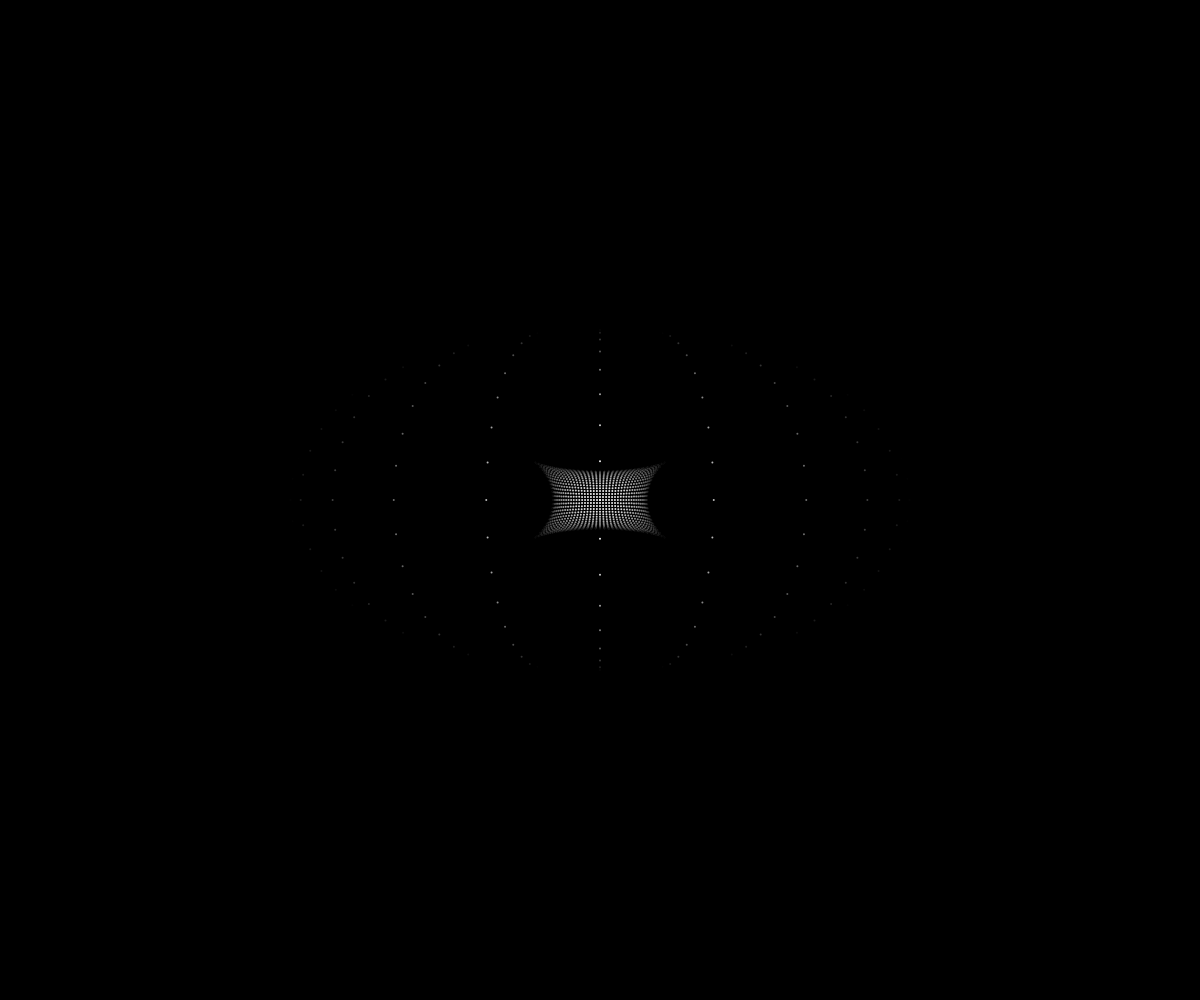
Frame 1 (no input)
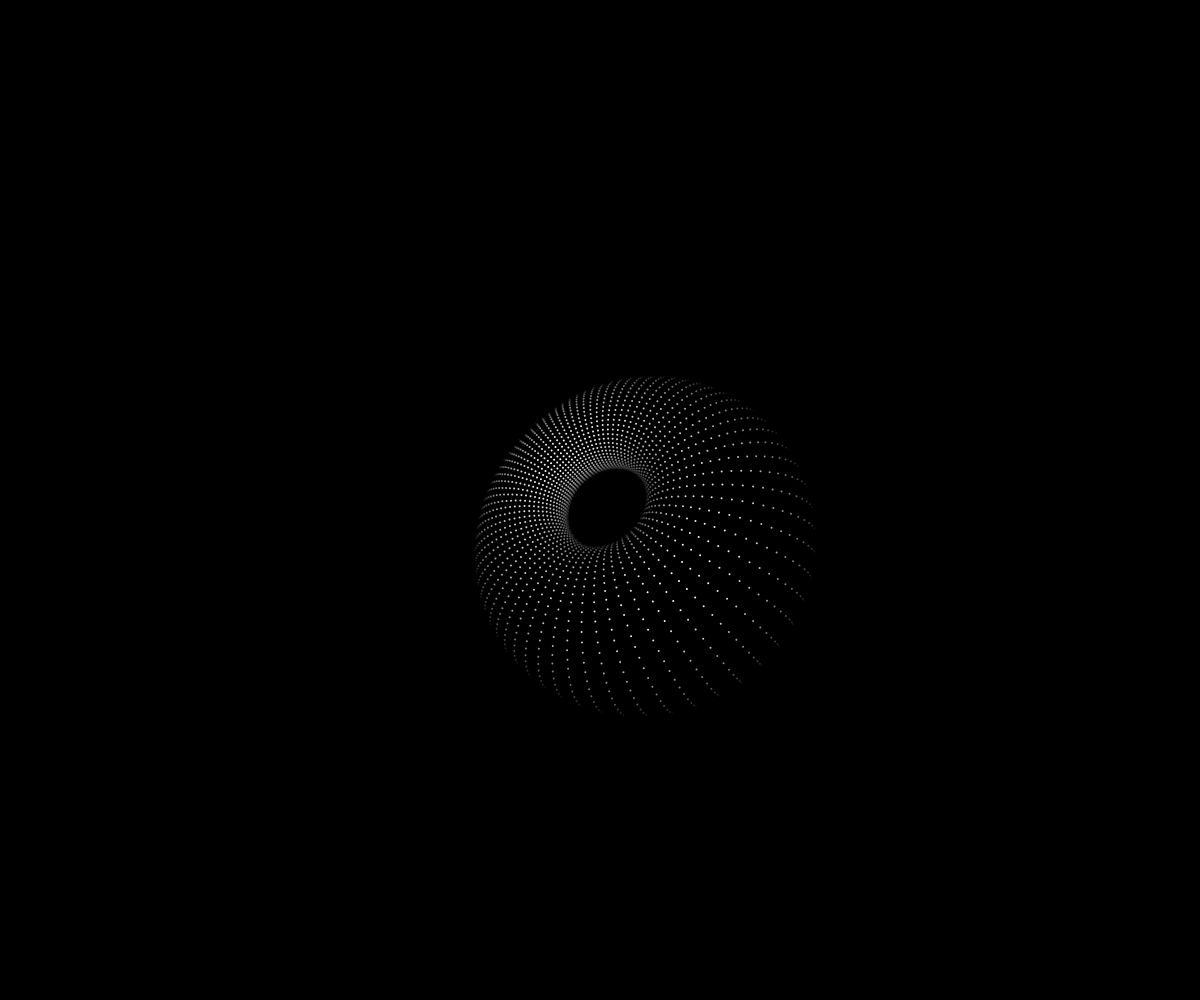
Frame 60 (no input)
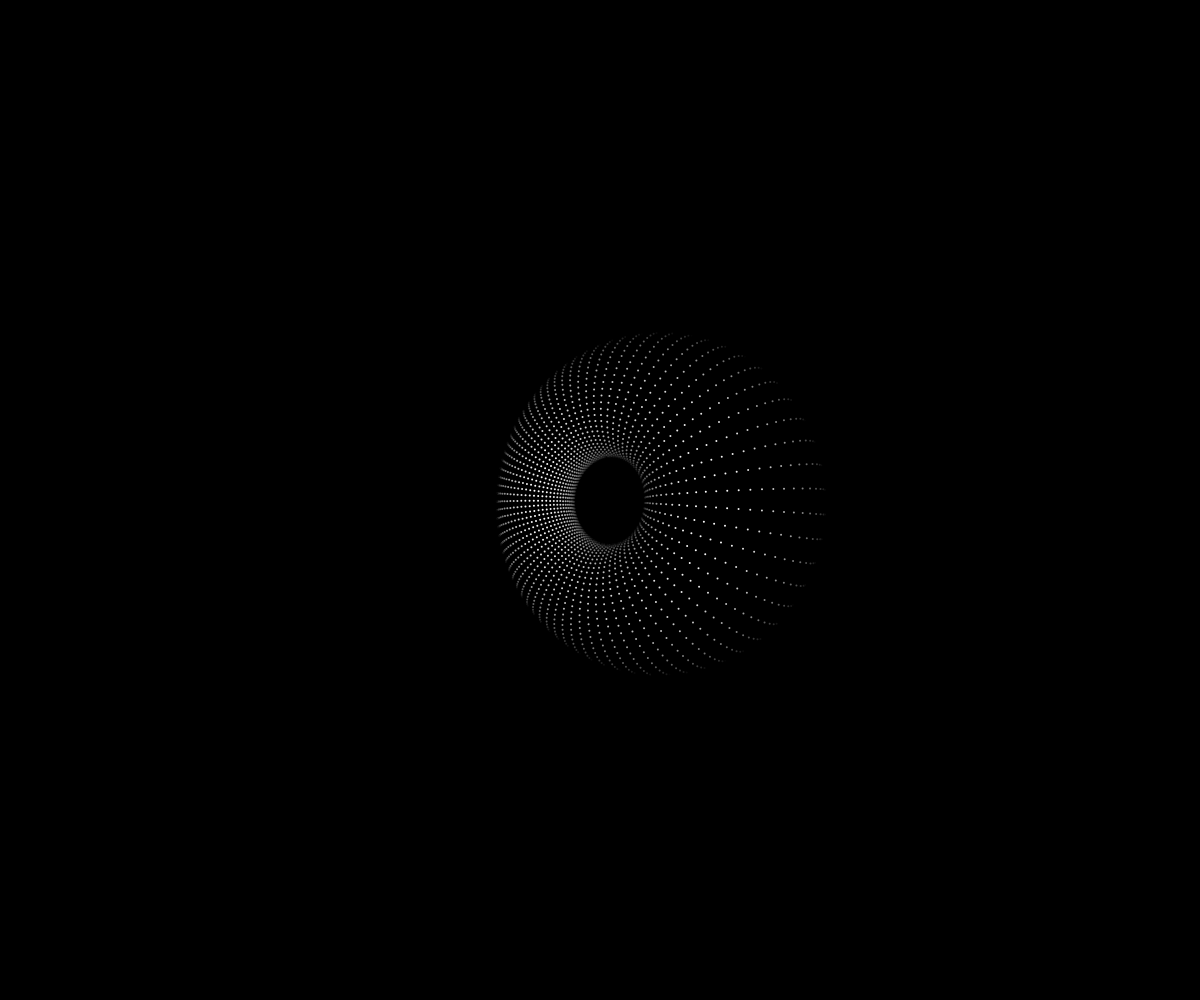
Frame 120 (the mouse pressed at the canvas centre since frame 60)

The p5.js sketch that drew these frames (run headless with seeded random() and noise() and a simulated clock; from frame 60 on, the mouse is pressed at the canvas centre):

// p5.js sketch
// ── sketch.js
const deg = 180;
let orig = [];
let x, y, z, xp, yp;

const zp = 150;
const dtheta = 5;
const dalpha = 5;
const dbeta = 1;
const dphi = 2.3;

const x0 = 0, y0 = 0, z0 = 1000;

let r1 = 600, r2 = 300;
let counter = 0;
let light = [0, 0, 0];
let a, b;

function setup() {
  createCanvas(windowWidth, windowHeight);
  angleMode(DEGREES);

  for (let j = 0; j < (2 * deg) / dtheta; j++) {
    x = x0 + (r1 + r2 * cos(j * dtheta));
    y = y0 + r2 * sin(j * dtheta);
    z = z0;
    orig.push([x, y, z]);
  }
}

function draw() {
  background(0);
  translate(width / 2, height / 2);
  scale(1, -1);
  noStroke();

  let torus = [];
  let torus2 = [];

  for (let i = 0; i < (2 * deg) / dalpha; i++) {
    let circ = [];

    for (let j = 0; j < orig.length; j++) {
      x = x0 + (orig[j][0] - x0) * cos(i * dalpha) + (orig[j][2] - z0) * sin(i * dalpha);
      y = y0 + (orig[j][1] - y0);
      z = z0 + (orig[j][0] - x0) * sin(i * dalpha) + (orig[j][2] - z0) * cos(i * dalpha);
      circ.push([x, y, z]);
    }

    torus.push(circ);
  }

  for (let i = 0; i < torus.length; i++) {
    let circ2 = [];

    for (let j = 0; j < torus[i].length; j++) {
      let xx = torus[i][j][0];
      let yx = (torus[i][j][1] - y0) * cos(dbeta * counter) - (torus[i][j][2] - z0) * sin(dbeta * counter);
      let zx = (torus[i][j][1] - y0) * sin(dbeta * counter) + (torus[i][j][2] - z0) * cos(dbeta * counter);

      let x1 = xx * cos(dphi * counter) + yx * sin(dphi * counter);
      let y1 = -1 * xx * sin(dphi * counter) + yx * cos(dphi * counter);
      let z1 = zx;

      circ2.push([x1, y1, z1]);
    }

    torus2.push(circ2);
  }

  for (let i = 0; i < torus2.length; i++) {
    let centerx = r1 * cos(-dalpha * i) * cos(dphi * counter) + r1 * sin(-dalpha * i) * sin(dbeta * counter) * sin(dphi * counter);
    let centery = -r1 * cos(-dalpha * i) * sin(dphi * counter) + r1 * sin(-dalpha * i) * sin(dbeta * counter) * cos(dphi * counter);
    let centerz = -r1 * sin(-dalpha * i) * cos(dbeta * counter);
    let centerabs = sqrt(centerx * centerx + centery * centery + centerz * centerz);

    let cxp = (centerx + x0) * (zp / (centerz + z0));
    let cyp = (centery + y0) * (zp / (centerz + z0));

    for (let j = 0; j < torus2[i].length; j++) {
      let x2 = torus2[i][j][0];
      let y2 = torus2[i][j][1];
      let z2 = torus2[i][j][2];

      let Nx = x2 - centerx;
      let Ny = y2 - centery;
      let Nz = z2 - centerz;

      let normalabs = sqrt(Nx * Nx + Ny * Ny + Nz * Nz);
      Nx /= normalabs;
      Ny /= normalabs;
      Nz /= normalabs;

      let lvectorx = -((x2 + x0) - light[0]);
      let lvectory = -((y2 + y0) - light[1]);
      let lvectorz = -((z2 + z0) - light[2]);

      let lightabs = sqrt(lvectorx*lvectorx + lvectory*lvectory + lvectorz*lvectorz);
      lvectorx /= lightabs;
      lvectory /= lightabs;
      lvectorz /= lightabs;

      let Brightness = Nx * lvectorx + Ny * lvectory + Nz * lvectorz;
      Brightness = constrain(Brightness, 0, 1);

      let xp = (x0 + x2) * (zp / (z2 + z0));
      let yp = (y0 + y2) * (zp / (z2 + z0));

      if (Brightness > 0) {
        fill(Brightness * 255);
        circle(xp, yp, 2);
      }


    }
  }

  counter++;

}

// ── style.css
html, body {
  height: 100%;
}

body {
margin: 0;
display: flex;
padding:0;
justify-content: center;
align-items: center;

}

canvas {
display: flex;
outline: 1px solid black;
}
